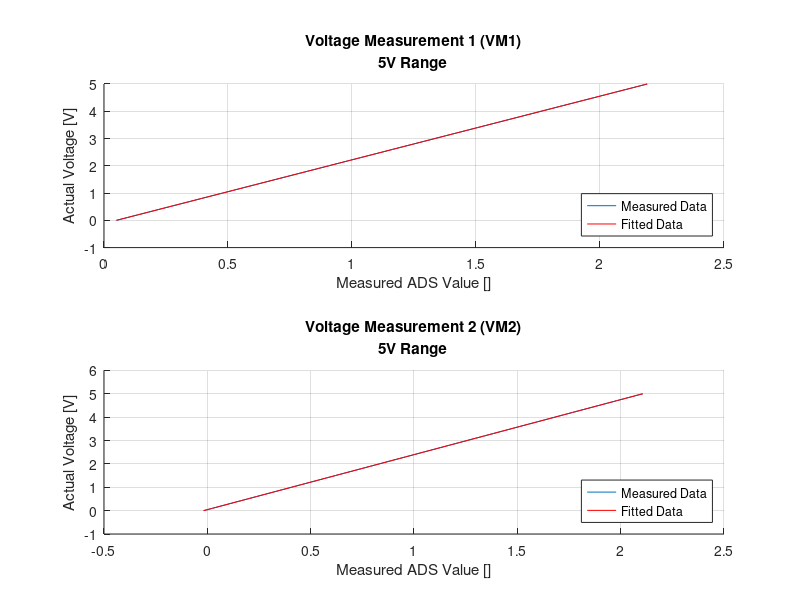
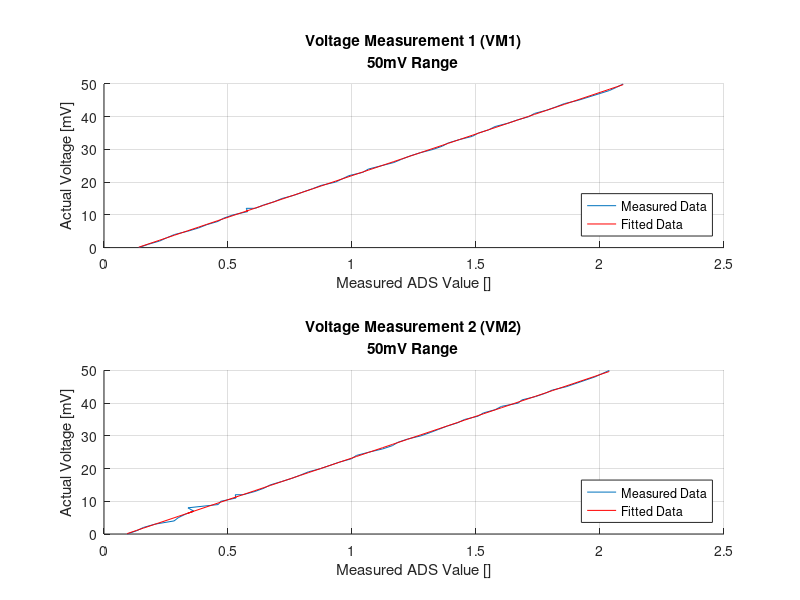
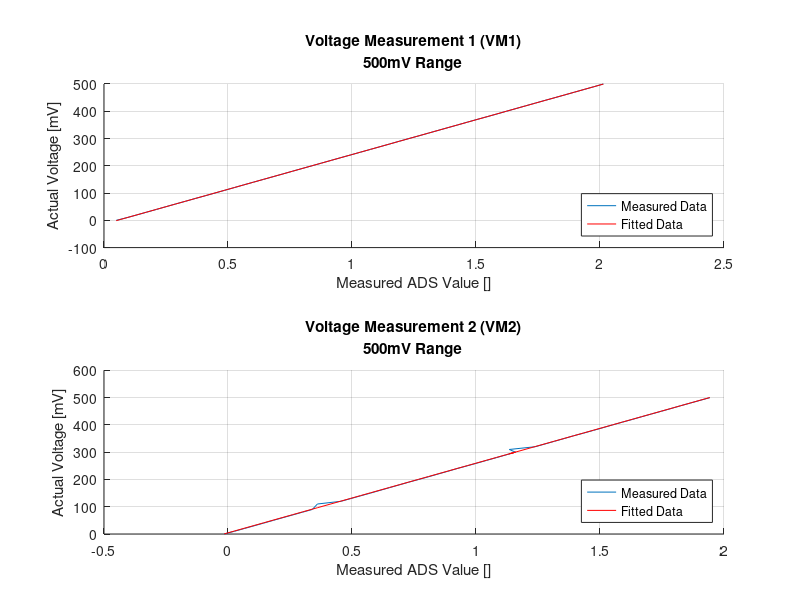

Source code (MATLAB) for these figures, in order:
files = dir('*.csv');
VM1 = [] 
VM2 = [] 
%vm1, vm2

% 5V
% vm1, vm2, applied value
M5 =[-0.01808180299227136,0.05016670354235491,0.0;
0.024923896208924927,0.09352488346010945,0.1;
0.0674344439273371,0.13575085259134367,0.2;
0.10967109429240642,0.17887671567318478,0.3;
0.15197869856795174,0.22113625439647216,0.4;
0.19479289850539022,0.2642350329210885,0.5;
0.2371432277162758,0.30715032310732354,0.6;
0.2797590618824911,0.34997253397013833,0.7;
0.3223604000885016,0.3925879866637165,0.8;
0.3646485492595615,0.4355433314768332,0.9;
0.40705991409236225,0.4784986762899498,1.0;
0.4494243577908154,0.5211179437098976,1.1;
0.4921904921759963,0.5639058220353853,1.2;
0.5345225107003075,0.6066017654553639,1.3;
0.5769968185182076,0.6495956390048141,1.4;
0.619316248445499,0.6922931083153405,1.5;
0.6619591671689388,0.7351198968497988,1.6;
0.7047012687779903,0.7778551319513852,1.7;
0.7469558483569974,0.8207421931624848,1.8;
0.7893050331499721,0.863718900443271,1.9;
0.8320097504406011,0.906188249116891,2.0;
0.874247926696218,0.9490611958404223,2.1;
0.9168221803450042,0.9920710912406255,2.2;
0.9594048263918027,1.034826162919334,2.3;
1.0017494335131338,1.077343195672574,2.4;
1.0442794363360317,1.1205560345156442,2.5;
1.087075707059533,1.162909415507626,2.6;
1.1292398776235786,1.2060326082810078,2.7;
1.1717649213021952,1.248666371661161,2.8;
1.2145531811003196,1.2916404086334887,2.9;
1.2568703221917894,1.334359240411685,3.0;
1.2990234300493628,1.3767397059608912,3.1;
1.3419936522953202,1.420272981819014,3.2;
1.384195207177789,1.462921241159371,3.3;
1.4266439563290125,1.505675549892806,3.4;
%1.4694264940375825,0.9686204423556695,3.5;
1.511727231805663,1.5913390452502845,3.6;
1.5541122750265117,1.6343054527698726,3.7;
1.596733449809645,1.6769781263589962,3.8;
%0.4415488552006164,1.719647748167024,3.9;
1.6819681699231714,1.7625592236268885,4.0;
1.7240369723279747,1.8051731504299198,4.1;
1.7667058311907287,1.8478717641583569,4.2;
%1.8092217195260583,0.17962325762373074,4.3;
1.8518608235231289,1.9339483943816709,4.4;
1.8942691365748336,1.9765943648862074,4.5;
1.9367766325121494,2.0194360308535066,4.6;
1.9790926291857083,2.062170503009819,4.7;
2.0216726049240497,2.105281488658819,4.8;
2.06445628705053,2.147909911422054,4.9;
2.106787542629568,2.190460895239984,5.0];

% 50mV
% vm1, vm2, applied value
M50 = [0.14010765157815233,0.09337000556950054,0.0;
0.17813208108582368,0.1318537281320811,0.001;
0.2241441661389629,0.15905158272997086,0.002;
0.2529037697125985,0.20503276849951552,0.003;
0.28432719671018,0.28271013420207375,0.004;
0.33726949515911214,0.29960479434810133,0.005;
0.38137002082840593,0.3267107140404819,0.006;
0.4143407008415286,0.3615368769598156,0.007;
0.4596527836058318,0.3383498256670049,0.008;
0.48258730001296996,0.46052788183503596,0.009;
0.5204900397494489,0.47097107674466526,0.01;
0.5797411326685534,0.5324804876746192,0.011;
0.5734025833326976,0.5291017845289958,0.012;
0.6097302225511363,0.5604935492977089,0.012;
0.6426062973502912,0.608680791326838,0.013;
0.6855471462032027,0.6451991668637607,0.014;
0.717394770773092,0.6700788122467977,0.015;
0.7664933509319378,0.7146813559063406,0.016;
0.8028469302896905,0.7572044922217729,0.017;
0.840963294702871,0.7918753957778608,0.018;
0.8751409541393599,0.8243337580395359,0.019;
0.9330656666997277,0.8737707044273713,0.02;
%0.5822790701223003,0.9199185937392713,0.021;
0.987960342104661,0.9505874678609304,0.022;
1.0436568729925002,0.9981418467853299,0.023;
1.0659878996879557,1.0174523731412746,0.024;
1.1173657788526827,1.067474880026856,0.025;
1.168724584385562,1.1233911391535887,0.026;
1.2000095368159245,1.1628483798857108,0.027;
1.2335627255456965,1.184574009506298,0.028;
1.2755945251047145,1.2231374598500053,0.029;
1.3266912589359965,1.278069138100724,0.03;
1.3643464229310829,1.3151669705732008,0.031;
1.3884650304033692,1.3496013610943687,0.032;
1.4330485004310638,1.3846415301630415,0.033;
1.4852804968299624,1.4265577435130579,0.034;
1.5092030273668469,1.4537494945487561,0.035;
1.5513774976920902,1.5081677106301163,0.036;
1.5770212327669733,1.5298223863402274,0.037;
1.6279936065186047,1.5775118065781137,0.038;
1.666206102036301,1.6027275293543202,0.039;
1.7127736112488654,1.6695954864157596,0.04;
1.7358027328699706,1.6858069290689783,0.041;
1.7853655652280056,1.7397540264436833,0.042;
1.8223443782377493,1.7790579151757442,0.043;
1.8563061241617143,1.8078583363215355,0.044;
1.9116890845419658,1.8634064743535947,0.045;
%1.0379401240549015,-0.03683118309923628,0.046;
%1.0872988685521587,1.9344057800733947,0.047;
2.03786726278124,1.9792524662205984,0.048;
2.06693204446445,2.0082604084809,0.049;
2.093530605549664,2.037580395358241,0.05];

% 500mV
% vm1, vm2, applied value
M500 = [-0.015030021896529357,0.04951629269632489,0.0;
0.02600346377154366,0.09320215760923473,0.01;
0.06546833395640532,0.1331164025604444,0.02;
0.10486644642979766,0.17222841055611082,0.03;
0.14391360407717957,0.21132706700948337,0.04;
0.18245492900794225,0.24987144372134185,0.05;
0.22155282251604094,0.2889880293886519,0.06;
0.26119126275072285,0.3290849997329692,0.07;
0.3004001647961792,0.36768774175828356,0.08;
0.3401011665433238,0.4081226968589543,0.09;
%0.3087559414363207,0.44614293016761913,0.1;
0.36053093361613164,0.48647336176576045,0.11;
0.45560650334551517,0.5253389384379457,0.12;
0.4953158974906732,0.5634732320650641,0.13;
0.5347403315760161,0.602884314608113,0.14;
0.5745386088455874,0.6424312014099226,0.15;
0.6126919761045541,0.6817770521320504,0.16;
0.6513202767965451,0.7211679166253403,0.17;
0.6902377337473582,0.7596749090187761,0.18;
0.7284879950561144,0.7984813574322314,0.19;
0.7690629506145524,0.8384837225625803,0.2;
0.808940574192613,0.8774374194139054,0.21;
0.8472987922576316,0.9163296991706789,0.22;
0.8862707997955307,0.9552971290369343,0.23;
0.9236371890044324,0.9953231454707754,0.24;
0.9646145981948716,1.0344984779241784,0.25;
1.0042847006584217,1.0737630749746323,0.26;
1.0428214479175408,1.1131283808012449,0.27;
1.0821974349779893,1.1522285631451654,0.28;
1.1206151627743746,1.1904830206529287,0.29;
1.1590302202623006,1.229603421046608,0.3;
1.1344435458644548,1.2704274782369864,0.31;
1.2384505344431644,1.309038231187677,0.32;
%1.2774587818815757,0.11954513202767966,0.33;
1.3163018516681797,1.3873496044128755,0.34;
1.355296747564297,1.4265325663190176,0.35;
1.392844336275759,1.465142174851798,0.36;
1.4340811468593362,1.5042087876036652,0.37;
1.4734117386759846,1.545023307978118,0.38;
1.5122300127411858,1.5844256166505182,0.39;
1.550505832716619,1.6225637250040057,0.4;
1.589653317667524,1.661547176721014,0.41;
1.6298620594944726,1.7005569500499729,0.42;
1.667774717519512,1.7397147347620758,0.43;
1.7072586613362224,1.7785669598919671,0.44;
1.7469360117798747,1.8190862204454075,0.45;
1.7860400088501656,1.8582142502918269,0.46;
1.8238778982383597,1.897231271600888,0.47;
1.863638409716871,1.9361208810492025,0.48;
1.9030895468868019,1.9752470035324365,0.49;
1.9428111481563435,2.0135518154282788,0.5];

M5_1 = sortrows([M5(:,3),M5(:,2),M5(:,1)])
M50_1 = sortrows([M50(:,3)*1000,M50(:,1),M50(:,2)])
M500_1 = sortrows([M500(:,3)*1000,M500(:,2),M500(:,1)])

figure
subplot(2,1,1);
%Messung , VM1, VM2

hold on
title({'Voltage Measurement 1 (VM1)','5V Range'})
plot(M5_1(:,2),M5_1(:,1));



p = polyfit(M5_1(:,2), M5_1(:,1),1)
poly = p(1)*M5_1(:,2) + p(2)

plot(M5_1(:,2), poly, 'r')
s = strcat(num2str(p(1)), ' * x ' ,num2str(p(2)))
xlabel('Measured ADS Value []');
ylabel('Actual Voltage [V]');
legend({'Measured Data','Fitted Data' },'Location','southeast');
grid on;


subplot(2,1,2);
hold on
plot(M5_1(:,3),M5_1(:,1))
title({'Voltage Measurement 2 (VM2)','5V Range'})


p = polyfit(M5_1(:,3), M5_1(:,1),1)
poly = p(1)*M5_1(:,3) + p(2)
%legend('fit')
plot(M5_1(:,3), poly, 'r')

s = strcat(num2str(p(1)), ' * x ' ,num2str(p(2)))
%legend('5V',  s)
xlabel('Measured ADS Value []');
 ylabel('Actual Voltage [V]');
legend({'Measured Data','Fitted Data' },'Location','southeast');
grid on;












figure
subplot(2,1,1);
hold on
%Messung , VM1, VM2

 
plot(M50_1(:,2),M50_1(:,1))
%legend('500mV');

p = polyfit(M50_1(:,2), M50_1(:,1),1)
poly = p(1)*M50_1(:,2) + p(2)
%legend('fit')
plot(M50_1(:,2), poly, 'r')
s = strcat(num2str(p(1)), ' * x ' ,num2str(p(2)))
%legend('50mV',  s)
title({'Voltage Measurement 1 (VM1)','50mV Range'})
xlabel('Measured ADS Value []');
ylabel('Actual Voltage [mV]');
legend({'Measured Data','Fitted Data' },'Location','southeast');
grid on;


subplot(2,1,2);
hold on
plot(M50_1(:,3),M50_1(:,1))


p = polyfit(M50_1(:,3), M50_1(:,1),1)
poly = p(1)*M50_1(:,3) + p(2)
%legend('fit')
plot(M50_1(:,3), poly, 'r')
s = strcat(num2str(p(1)), ' * x ' ,num2str(p(2)))
%legend('50mV',  s)
title({'Voltage Measurement 2 (VM2)','50mV Range'})
xlabel('Measured ADS Value []');
 ylabel('Actual Voltage [mV]');
legend({'Measured Data','Fitted Data' },'Location','southeast');
grid on;








figure
subplot(2,1,1);
hold on 
%Messung , VM1, VM2

 
plot(M500_1(:,2),M500_1(:,1))
title({'Voltage Measurement 1 (VM1)','500mV Range'})


p = polyfit(M500_1(:,2), M500_1(:,1),1)
poly = p(1)*M500_1(:,2) + p(2)
%legend('fit')
plot(M500_1(:,2), poly, 'r')
s = strcat(num2str(p(1)), ' * x ' ,num2str(p(2)))
xlabel('Measured ADS Value []');
 ylabel('Actual Voltage [mV]');
legend({'Measured Data','Fitted Data' },'Location','southeast');
grid on;


subplot(2,1,2);
hold on
plot(M500_1(:,3),M500_1(:,1))

title({'Voltage Measurement 2 (VM2)','500mV Range'})


p = polyfit(M500_1(:,3), M500_1(:,1),1)
poly = p(1)*M500_1(:,3) + p(2)
%legend('fit')
plot(M500_1(:,3), poly, 'r')
s = strcat(num2str(p(1)), ' * x ' ,num2str(p(2)))
%legend('500mV',  s)
xlabel('Measured ADS Value []');
 ylabel('Actual Voltage [mV]');
legend({'Measured Data','Fitted Data' },'Location','southeast');
grid on;

